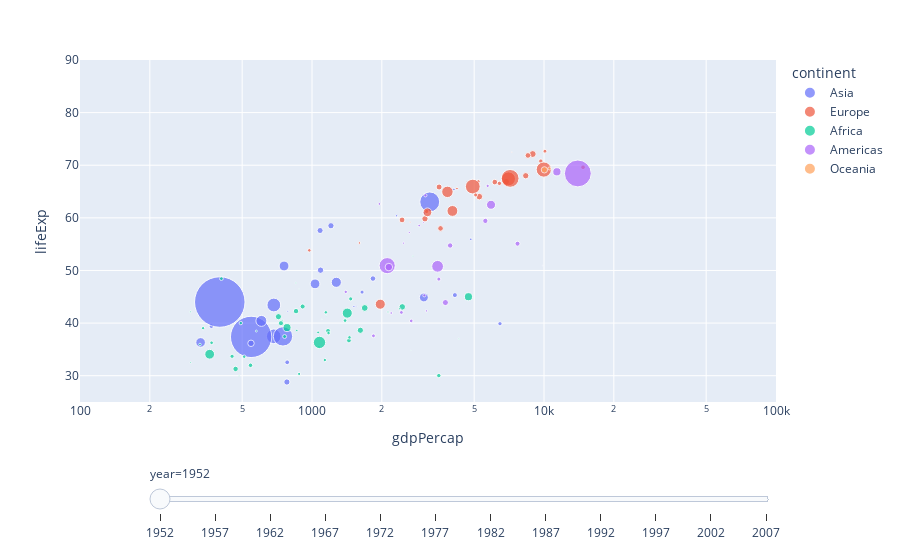

The code cell stored with this chart in its notebook:
### Code cell
import plotly.express as px

df = px.data.gapminder()
fig = px.scatter(df, x="gdpPercap", y="lifeExp", animation_frame="year", animation_group="country",
           size="pop", color="continent", hover_name="country",
           log_x=True, size_max=55, range_x=[100,100000], range_y=[25,90])

fig["layout"].pop("updatemenus") # optional, drop animation buttons
fig.show()

### Figure 1 — Plotly figure (JSON) as saved in the notebook; plotly's stock layout.template omitted (floating-point values rounded to 4 significant figures)
{"data": [{"hovertemplate": "<b>%{hovertext}</b><br><br>continent=Asia<br>year=1952<br>gdpPercap=%{x}<br>lifeExp=%{y}<br>pop=%{marker.size}<extra></extra>", "hovertext": ["Afghanistan", "Bahrain", "Bangladesh", "Cambodia", "China", "Hong Kong, China", "India", "Indonesia", "Iran", "Iraq", "Israel", "Japan", "Jordan", "Korea, Dem. Rep.", "Korea, Rep.", "Kuwait", "Lebanon", "Malaysia", "Mongolia", "Myanmar", "Nepal", "Oman", "Pakistan", "Philippines", "Saudi Arabia", "Singapore", "Sri Lanka", "Syria", "Taiwan", "Thailand", "Vietnam", "West Bank and Gaza", "Yemen, Rep."], "ids": ["Afghanistan", "Bahrain", "Bangladesh", "Cambodia", "China", "Hong Kong, China", "India", "Indonesia", "Iran", "Iraq", "Israel", "Japan", "Jordan", "Korea, Dem. Rep.", "Korea, Rep.", "Kuwait", "Lebanon", "Malaysia", "Mongolia", "Myanmar", "Nepal", "Oman", "Pakistan", "Philippines", "Saudi Arabia", "Singapore", "Sri Lanka", "Syria", "Taiwan", "Thailand", "Vietnam", "West Bank and Gaza", "Yemen, Rep."], "legendgroup": "Asia", "marker": {"color": "#636efa", "size": [8425333, 120447, 46886859, 4693836, 556263527, 2125900, 372000000, 82052000, 17272000, 5441766, 1620914, 86459025, 607914, 8865488, 20947571, 160000, 1439529, 6748378, 800663, 20092996, 9182536, 507833, 41346560, 22438691, 4005677, 1127000, 7982342, 3661549, 8550362, 21289402, 26246839, 1030585, 4963829], "sizemode": "area", "sizeref": 435900.0, "symbol": "circle"}, "mode": "markers", "name": "Asia", "orientation": "v", "showlegend": true, "type": "scatter", "x": [779.4, 9867.0, 684.2, 368.5, 400.4, 3054.0, 546.6, 749.7, 3035.0, 4130.0, 4087.0, 3217.0, 1547.0, 1088.0, 1031.0, 108400.0, 4835.0, 1831.0, 786.6, 331, 545.9, 1828.0, 684.6, 1273.0, 6460.0, 2315.0, 1084.0, 1643.0, 1207.0, 757.8, 605.1, 1516.0, 781.7], "xaxis": "x", "y": [28.8, 50.94, 37.48, 39.42, 44, 60.96, 37.37, 37.47, 44.87, 45.32, 65.39, 63.03, 43.16, 50.06, 47.45, 55.56, 55.93, 48.46, 42.24, 36.32, 36.16, 37.58, 43.44, 47.75, 39.88, 60.4, 57.59, 45.88, 58.5, 50.85, 40.41, 43.16, 32.55], "yaxis": "y"}, {"hovertemplate": "<b>%{hovertext}</b><br><br>continent=Europe<br>year=1952<br>gdpPercap=%{x}<br>lifeExp=%{y}<br>pop=%{marker.size}<extra></extra>", "hovertext": ["Albania", "Austria", "Belgium", "Bosnia and Herzegovina", "Bulgaria", "Croatia", "Czech Republic", "Denmark", "Finland", "France", "Germany", "Greece", "Hungary", "Iceland", "Ireland", "Italy", "Montenegro", "Netherlands", "Norway", "Poland", "Portugal", "Romania", "Serbia", "Slovak Republic", "Slovenia", "Spain", "Sweden", "Switzerland", "Turkey", "United Kingdom"], "ids": ["Albania", "Austria", "Belgium", "Bosnia and Herzegovina", "Bulgaria", "Croatia", "Czech Republic", "Denmark", "Finland", "France", "Germany", "Greece", "Hungary", "Iceland", "Ireland", "Italy", "Montenegro", "Netherlands", "Norway", "Poland", "Portugal", "Romania", "Serbia", "Slovak Republic", "Slovenia", "Spain", "Sweden", "Switzerland", "Turkey", "United Kingdom"], "legendgroup": "Europe", "marker": {"color": "#EF553B", "size": [1282697, 6927772, 8730405, 2791000, 7274900, 3882229, 9125183, 4334000, 4090500, 42459667, 69145952, 7733250, 9504000, 147962, 2952156, 47666000, 413834, 10381988, 3327728, 25730551, 8526050, 16630000, 6860147, 3558137, 1489518, 28549870, 7124673, 4815000, 22235677, 50430000], "sizemode": "area", "sizeref": 435900.0, "symbol": "circle"}, "mode": "markers", "name": "Europe", "orientation": "v", "showlegend": true, "type": "scatter", "x": [1601.0, 6137.0, 8343.0, 973.5, 2444.0, 3119.0, 6876.0, 9692.0, 6425.0, 7030.0, 7144.0, 3531.0, 5264.0, 7268.0, 5210.0, 4931.0, 2648.0, 8942.0, 10100.0, 4029.0, 3068.0, 3145.0, 3581.0, 5075.0, 4215.0, 3834.0, 8528.0, 14730.0, 1969.0, 9980.0], "xaxis": "x", "y": [55.23, 66.8, 68, 53.82, 59.6, 61.21, 66.87, 70.78, 66.55, 67.41, 67.5, 65.86, 64.03, 72.49, 66.91, 65.94, 59.16, 72.13, 72.67, 61.31, 59.82, 61.05, 58.0, 64.36, 65.57, 64.94, 71.86, 69.62, 43.59, 69.18], "yaxis": "y"}, {"hovertemplate": "<b>%{hovertext}</b><br><br>continent=Africa<br>year=1952<br>gdpPercap=%{x}<br>lifeExp=%{y}<br>pop=%{marker.size}<extra></extra>", "hovertext": ["Algeria", "Angola", "Benin", "Botswana", "Burkina Faso", "Burundi", "Cameroon", "Central African Republic", "Chad", "Comoros", "Congo, Dem. Rep.", "Congo, Rep.", "Cote d'Ivoire", "Djibouti", "Egypt", "Equatorial Guinea", "Eritrea", "Ethiopia", "Gabon", "Gambia", "Ghana", "Guinea", "Guinea-Bissau", "Kenya", "Lesotho", "Liberia", "Libya", "Madagascar", "Malawi", "Mali", "Mauritania", "Mauritius", "Morocco", "Mozambique", "Namibia", "Niger", "Nigeria", "Reunion", "Rwanda", "Sao Tome and Principe", "Senegal", "Sierra Leone", "Somalia", "South Africa", "Sudan", "Swaziland", "Tanzania", "Togo", "Tunisia", "Uganda", "Zambia", "Zimbabwe"], "ids": ["Algeria", "Angola", "Benin", "Botswana", "Burkina Faso", "Burundi", "Cameroon", "Central African Republic", "Chad", "Comoros", "Congo, Dem. Rep.", "Congo, Rep.", "Cote d'Ivoire", "Djibouti", "Egypt", "Equatorial Guinea", "Eritrea", "Ethiopia", "Gabon", "Gambia", "Ghana", "Guinea", "Guinea-Bissau", "Kenya", "Lesotho", "Liberia", "Libya", "Madagascar", "Malawi", "Mali", "Mauritania", "Mauritius", "Morocco", "Mozambique", "Namibia", "Niger", "Nigeria", "Reunion", "Rwanda", "Sao Tome and Principe", "Senegal", "Sierra Leone", "Somalia", "South Africa", "Sudan", "Swaziland", "Tanzania", "Togo", "Tunisia", "Uganda", "Zambia", "Zimbabwe"], "legendgroup": "Africa", "marker": {"color": "#00cc96", "size": [9279525, 4232095, 1738315, 442308, 4469979, 2445618, 5009067, 1291695, 2682462, 153936, 14100005, 854885, 2977019, 63149, 22223309, 216964, 1438760, 20860941, 420702, 284320, 5581001, 2664249, 580653, 6464046, 748747, 863308, 1019729, 4762912, 2917802, 3838168, 1022556, 516556, 9939217, 6446316, 485831, 3379468, 33119096, 257700, 2534927, 60011, 2755589, 2143249, 2526994, 14264935, 8504667, 290243, 8322925, 1219113, 3647735, 5824797, 2672000, 3080907], "sizemode": "area", "sizeref": 435900.0, "symbol": "circle"}, "mode": "markers", "name": "Africa", "orientation": "v", "showlegend": true, "type": "scatter", "x": [2449.0, 3521.0, 1063.0, 851.2, 543.3, 339.3, 1173.0, 1071.0, 1179.0, 1103.0, 780.5, 2126.0, 1389.0, 2670.0, 1419.0, 375.6, 328.9, 362.1, 4293.0, 485.2, 911.3, 510.2, 299.9, 853.5, 298.8, 575.6, 2388.0, 1443.0, 369.2, 452.3, 743.1, 1968.0, 1688.0, 468.5, 2424.0, 761.9, 1077.0, 2719.0, 493.3, 879.6, 1450.0, 879.8, 1136.0, 4725.0, 1616.0, 1148.0, 716.7, 859.8, 1468.0, 734.8, 1147.0, 406.9], "xaxis": "x", "y": [43.08, 30.02, 38.22, 47.62, 31.98, 39.03, 38.52, 35.46, 38.09, 40.72, 39.14, 42.11, 40.48, 34.81, 41.89, 34.48, 35.93, 34.08, 37.0, 30, 43.15, 33.61, 32.5, 42.27, 42.14, 38.48, 42.72, 36.68, 36.26, 33.69, 40.54, 50.99, 42.87, 31.29, 41.73, 37.44, 36.32, 52.72, 40, 46.47, 37.28, 30.33, 32.98, 45.01, 38.63, 41.41, 41.22, 38.6, 44.6, 39.98, 42.04, 48.45], "yaxis": "y"}, {"hovertemplate": "<b>%{hovertext}</b><br><br>continent=Americas<br>year=1952<br>gdpPercap=%{x}<br>lifeExp=%{y}<br>pop=%{marker.size}<extra></extra>", "hovertext": ["Argentina", "Bolivia", "Brazil", "Canada", "Chile", "Colombia", "Costa Rica", "Cuba", "Dominican Republic", "Ecuador", "El Salvador", "Guatemala", "Haiti", "Honduras", "Jamaica", "Mexico", "Nicaragua", "Panama", "Paraguay", "Peru", "Puerto Rico", "Trinidad and Tobago", "United States", "Uruguay", "Venezuela"], "ids": ["Argentina", "Bolivia", "Brazil", "Canada", "Chile", "Colombia", "Costa Rica", "Cuba", "Dominican Republic", "Ecuador", "El Salvador", "Guatemala", "Haiti", "Honduras", "Jamaica", "Mexico", "Nicaragua", "Panama", "Paraguay", "Peru", "Puerto Rico", "Trinidad and Tobago", "United States", "Uruguay", "Venezuela"], "legendgroup": "Americas", "marker": {"color": "#ab63fa", "size": [17876956, 2883315, 56602560, 14785584, 6377619, 12350771, 926317, 6007797, 2491346, 3548753, 2042865, 3146381, 3201488, 1517453, 1426095, 30144317, 1165790, 940080, 1555876, 8025700, 2227000, 662850, 157553000, 2252965, 5439568], "sizemode": "area", "sizeref": 435900.0, "symbol": "circle"}, "mode": "markers", "name": "Americas", "orientation": "v", "showlegend": true, "type": "scatter", "x": [5911.0, 2677.0, 2109.0, 11370.0, 3940.0, 2144.0, 2627.0, 5587.0, 1398.0, 3522.0, 3048.0, 2428.0, 1840.0, 2195.0, 2899.0, 3478.0, 3112.0, 2480.0, 1952.0, 3759.0, 3082.0, 3023.0, 13990.0, 5717.0, 7690.0], "xaxis": "x", "y": [62.48, 40.41, 50.92, 68.75, 54.74, 50.64, 57.21, 59.42, 45.93, 48.36, 45.26, 42.02, 37.58, 41.91, 58.53, 50.79, 42.31, 55.19, 62.65, 43.9, 64.28, 59.1, 68.44, 66.07, 55.09], "yaxis": "y"}, {"hovertemplate": "<b>%{hovertext}</b><br><br>continent=Oceania<br>year=1952<br>gdpPercap=%{x}<br>lifeExp=%{y}<br>pop=%{marker.size}<extra></extra>", "hovertext": ["Australia", "New Zealand"], "ids": ["Australia", "New Zealand"], "legendgroup": "Oceania", "marker": {"color": "#FFA15A", "size": [8691212, 1994794], "sizemode": "area", "sizeref": 435900.0, "symbol": "circle"}, "mode": "markers", "name": "Oceania", "orientation": "v", "showlegend": true, "type": "scatter", "x": [10040.0, 10560.0], "xaxis": "x", "y": [69.12, 69.39], "yaxis": "y"}], "layout": {"legend": {"itemsizing": "constant", "title": {"text": "continent"}, "tracegroupgap": 0}, "margin": {"t": 60}, "sliders": [{"active": 0, "currentvalue": {"prefix": "year="}, "len": 0.9, "pad": {"b": 10, "t": 60}, "steps": [{"args": [["1952"], {"frame": {"duration": 0, "redraw": false}, "fromcurrent": true, "mode": "immediate", "transition": {"duration": 0, "easing": "linear"}}], "label": "1952", "method": "animate"}, {"args": [["1957"], {"frame": {"duration": 0, "redraw": false}, "fromcurrent": true, "mode": "immediate", "transition": {"duration": 0, "easing": "linear"}}], "label": "1957", "method": "animate"}, {"args": [["1962"], {"frame": {"duration": 0, "redraw": false}, "fromcurrent": true, "mode": "immediate", "transition": {"duration": 0, "easing": "linear"}}], "label": "1962", "method": "animate"}, {"args": [["1967"], {"frame": {"duration": 0, "redraw": false}, "fromcurrent": true, "mode": "immediate", "transition": {"duration": 0, "easing": "linear"}}], "label": "1967", "method": "animate"}, {"args": [["1972"], {"frame": {"duration": 0, "redraw": false}, "fromcurrent": true, "mode": "immediate", "transition": {"duration": 0, "easing": "linear"}}], "label": "1972", "method": "animate"}, {"args": [["1977"], {"frame": {"duration": 0, "redraw": false}, "fromcurrent": true, "mode": "immediate", "transition": {"duration": 0, "easing": "linear"}}], "label": "1977", "method": "animate"}, {"args": [["1982"], {"frame": {"duration": 0, "redraw": false}, "fromcurrent": true, "mode": "immediate", "transition": {"duration": 0, "easing": "linear"}}], "label": "1982", "method": "animate"}, {"args": [["1987"], {"frame": {"duration": 0, "redraw": false}, "fromcurrent": true, "mode": "immediate", "transition": {"duration": 0, "easing": "linear"}}], "label": "1987", "method": "animate"}, {"args": [["1992"], {"frame": {"duration": 0, "redraw": false}, "fromcurrent": true, "mode": "immediate", "transition": {"duration": 0, "easing": "linear"}}], "label": "1992", "method": "animate"}, {"args": [["1997"], {"frame": {"duration": 0, "redraw": false}, "fromcurrent": true, "mode": "immediate", "transition": {"duration": 0, "easing": "linear"}}], "label": "1997", "method": "animate"}, {"args": [["2002"], {"frame": {"duration": 0, "redraw": false}, "fromcurrent": true, "mode": "immediate", "transition": {"duration": 0, "easing": "linear"}}], "label": "2002", "method": "animate"}, {"args": [["2007"], {"frame": {"duration": 0, "redraw": false}, "fromcurrent": true, "mode": "immediate", "transition": {"duration": 0, "easing": "linear"}}], "label": "2007", "method": "animate"}], "x": 0.1, "xanchor": "left", "y": 0, "yanchor": "top"}], "xaxis": {"anchor": "y", "domain": [0, 1], "range": [2, 5], "title": {"text": "gdpPercap"}, "type": "log"}, "yaxis": {"anchor": "x", "domain": [0, 1], "range": [25, 90], "title": {"text": "lifeExp"}}}}
